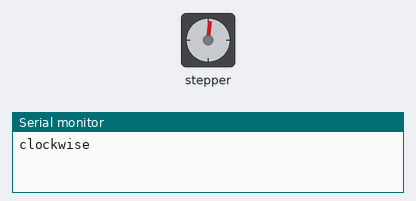
This sketch was run on a simulated Arduino Uno, built with avr-gcc and run on an emulated ATmega328P. Parts: stepper motor, the last lines printed to the serial monitor. Stepper angles assume 600 steps per turn.

Above: at 0.05 s.
At 0.95 s:
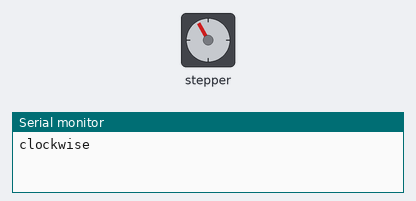
At 2.1 s:
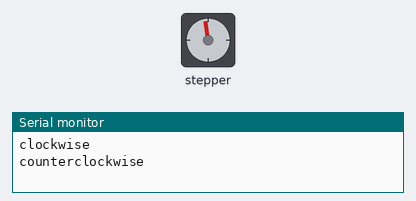
At 3.0 s:
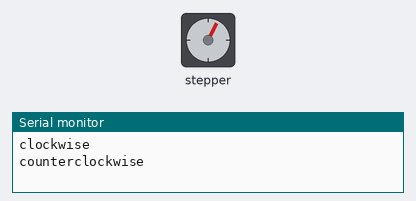
Timing chart, 0 to 5.2 s (numbered marks = the images above):
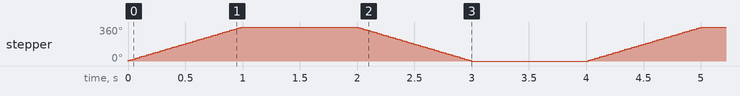

The sketch:

stepper_oneRevolution.ino
```cpp
/*
 *
 * https://hackaday.io/project/183713-using-the-arduino-accelstepper-library
 *
 * http://www.airspayce.com/mikem/arduino/AccelStepper/
 *
 Stepper Motor Control - one revolution

 This program drives a unipolar or bipolar stepper motor.
 The motor is attached to digital pins 8 - 11 of the Arduino.

 The motor should revolve one revolution in one direction, then
 one revolution in the other direction.


 Created 11 Mar. 2007
 Modified 30 Nov. 2009
 by Tom Igoe

 */

#include <Stepper.h>

const int stepsPerRevolution = 600;  // change this to fit the number of steps per revolution
// for your motor

// initialize the stepper library on pins 8 through 11:
Stepper myStepper(stepsPerRevolution, 8, 9, 10, 11);

void setup() {
  // set the speed at 60 rpm:
  myStepper.setSpeed(60);
  // initialize the serial port:
  Serial.begin(9600);
}

void loop() {
  // step one revolution  in one direction:
  Serial.println("clockwise");
  myStepper.step(stepsPerRevolution);
  delay(1000);

  // step one revolution in the other direction:
  Serial.println("counterclockwise");
  myStepper.step(-stepsPerRevolution);
  delay(1000);
}
```

Measured:
- by itself, stepper: turns 360° clockwise in 0.99 s, then 360° counter-clockwise in 0.99 s, repeating every 4.0 s
